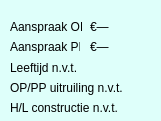
   <widget class="QFrame" name="frame_VLC">
    <property name="geometry">
     <rect>
      <x>480</x>
      <y>640</y>
      <width>161</width>
      <height>121</height>
     </rect>
    </property>
    <property name="font">
     <font>
      <pointsize>10</pointsize>
      <weight>75</weight>
      <bold>true</bold>
     </font>
    </property>
    <property name="styleSheet">
     <string notr="true">background-color: rgb(222, 255, 250);</string>
    </property>
    <widget class="QLabel" name="lbl_VLC_AanspraakOP">
     <property name="geometry">
      <rect>
       <x>10</x>
       <y>20</y>
       <width>72</width>
       <height>13</height>
      </rect>
     </property>
     <property name="text">
      <string>Aanspraak OP:</string>
     </property>
    </widget>
    <widget class="QLabel" name="lbl_VLC_OP_PP">
     <property name="geometry">
      <rect>
       <x>10</x>
       <y>80</y>
       <width>141</width>
       <height>16</height>
      </rect>
     </property>
     <property name="text">
      <string>OP/PP uitruiling n.v.t.</string>
     </property>
    </widget>
    <widget class="QLabel" name="lbl_VLC_AanspraakPP">
     <property name="geometry">
      <rect>
       <x>10</x>
       <y>40</y>
       <width>70</width>
       <height>13</height>
      </rect>
     </property>
     <property name="text">
      <string>Aanspraak PP:</string>
     </property>
    </widget>
    <widget class="QLabel" name="lbl_VLC_pLeeftijd">
     <property name="geometry">
      <rect>
       <x>10</x>
       <y>60</y>
       <width>141</width>
       <height>16</height>
      </rect>
     </property>
     <property name="text">
      <string>Leeftijd n.v.t.</string>
     </property>
    </widget>
    <widget class="QLabel" name="lbl_VLC_OP">
     <property name="geometry">
      <rect>
       <x>90</x>
       <y>20</y>
       <width>47</width>
       <height>13</height>
      </rect>
     </property>
     <property name="text">
      <string>€—</string>
     </property>
    </widget>
    <widget class="QLabel" name="lbl_VLC_PP">
     <property name="geometry">
      <rect>
       <x>90</x>
       <y>40</y>
       <width>47</width>
       <height>13</height>
      </rect>
     </property>
     <property name="text">
      <string>€—</string>
     </property>
    </widget>
    <widget class="QLabel" name="lbl_VLC_hlConstructie">
     <property name="geometry">
      <rect>
       <x>10</x>
       <y>100</y>
       <width>141</width>
       <height>16</height>
      </rect>
     </property>
     <property name="text">
      <string>H/L constructie n.v.t.</string>
     </property>
    </widget>
   </widget>
